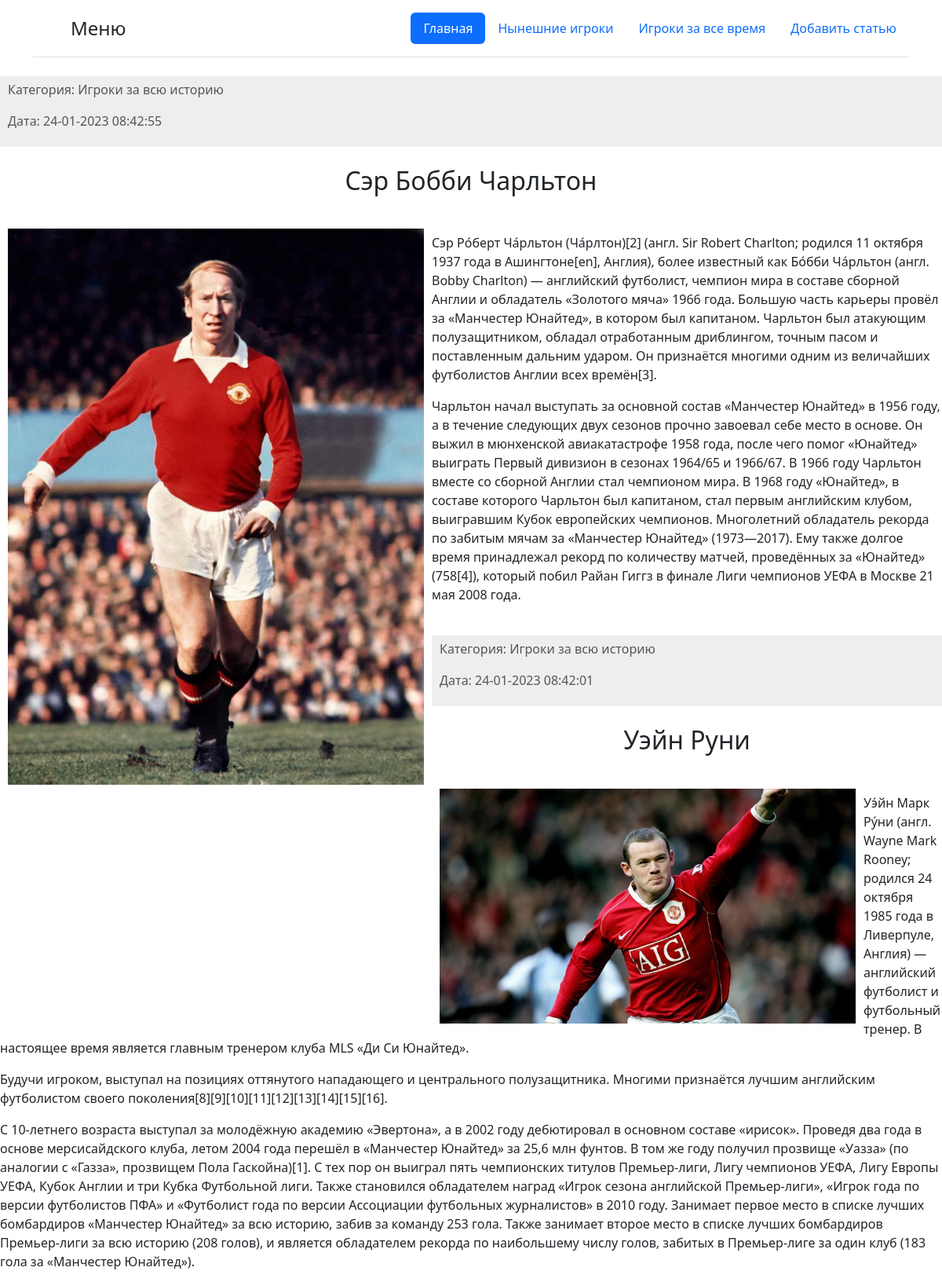
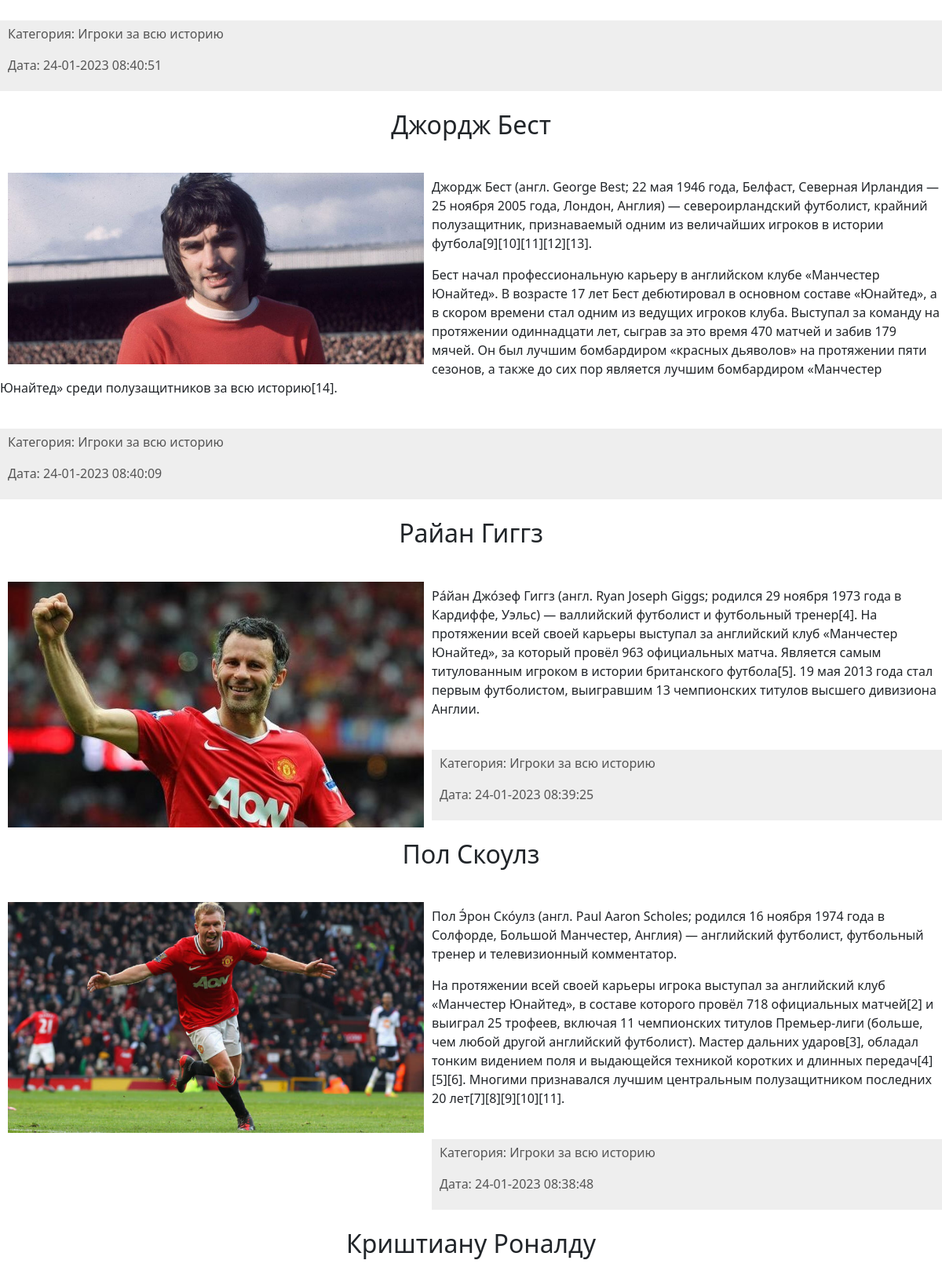
The page / (upper part) on the database its author committed (2 pictures, top to bottom).
### players/models.py (models this page shows, shortened)
class PlayersModel(models.Model):
    title = models.CharField(max_length=50, verbose_name='Игрок')
    content = models.TextField(blank=True, verbose_name='Описание')
    photo = models.ImageField(upload_to='photos/%Y/%m/%d/', verbose_name='Фотография')
    date = models.DateTimeField(auto_now_add=True, verbose_name='Дата публикации')
    is_published = models.BooleanField(default=True, verbose_name='Опубликован')
    cat = models.ForeignKey('Category', on_delete=models.PROTECT, verbose_name='Категория')
    class Meta:
        verbose_name = 'Игрок'
        verbose_name_plural = 'Игроки'
        ordering = ['-date']

class Category(models.Model):
    name = models.CharField(max_length=100, db_index=True, verbose_name='Категория')
    def __str__(self):
        return self.name
    class Meta:
        verbose_name = 'Категория'
        verbose_name_plural = 'Категории'

### players/views.py (the view)
# urls.py: path('', views.home, name='home'),
def home(request):
    posts = PlayersModel.objects.all()
    context = {'posts': posts}
    return render(request, 'players/home.html', context=context)

### players/templates/players/home.html (shortened to what this page needs)
{% load static %}
<!DOCTYPE html>
<html lang="ru">
<head>
    <link rel="stylesheet" href="{% static 'players/css/style.css' %}">
    <link href="https://cdn.jsdelivr.net/npm/bootstrap@5.3.0-alpha1/dist/css/bootstrap.min.css" rel="stylesheet">
</head>
<body>
    <div class="container">
    <header class="d-flex flex-wrap justify-content-center py-3 mb-4 border-bottom">
      <a href="/" class="d-flex align-items-center mb-3 mb-md-0 me-md-auto text-dark text-decoration-none">
        <svg class="bi me-2" width="40" height="32"><use xlink:href="#bootstrap"/></svg>
        <span class="fs-4">Меню</span>
      </a>
      <ul class="nav nav-pills">
        <li class="nav-item"><a href="{% url 'home' %}" class="nav-link active" aria-current="page">Главная</a></li>
        <li class="nav-item"><a href="{% url 'players_now' %}" class="nav-link">Нынешние игроки</a></li>
        <li class="nav-item"><a href="{% url 'all_time_players' %}" class="nav-link">Игроки за все время</a></li>
          <li class="nav-item"><a href="{% url 'new_post' %}" class="nav-link">Добавить статью</a></li>
      </ul>
    </header>
  </div>
    {% block content %}
    <ul class="list-articles">
        {% for post in posts %}
        <li><div class="article-panel">
            <p>Категория: {{post.cat}}</p>
            <p>Дата: {{post.date|date:"d-m-Y H:i:s"}}</p>
        </div>
            <br>
            <h2>{{post.title}}</h2>
            <br>
            {% if post.photo %}
            <p><img class="img.img-article-left.thumb" src="{{post.photo.url}}"></p>
            {% endif %}
            {% autoescape on %}
            {{post.content|linebreaks}}
            {% endautoescape %}
            <br>
            {% endfor %}
        </li>
    </ul>
    {% endblock %}
</body>
</html>

### players/static/players/css/style.css (style rules this page uses)
body { font-family: Arial; margin: 0; padding: 0; height: 100%; width: 100%; }
img { max-width: 550px; height: auto; float: left; padding: 10px; }
div.article-panel { background: #eee; padding: 5px 10px 5px 10px; box-sizing: border-box; overflow: hidden; color: #555; }
ul.list-articles { list-style: none; margin: 0; padding: 0; }
h2 { text-align: center; }

### rows shown on the page
PlayersModel: cat "Игроки за всю историю", date "24-01-2023 08:42:55", title "Сэр Бобби Чарльтон", photo (picture), content "Сэр Ро́берт Ча́рльтон (Ча́рлтон)[2] (англ. Sir Robert Charlton; родился 11 октября 1937 года в Ашингтоне[en], Англия), более известный как Бо́бби Ча́рльтон (англ. Bobby Charlton) — английский футболист, чемпион мира в составе сборной Англии и обладатель «Золотого мяча» 1966 года. Большую часть карьеры провёл за «Манчестер Юнайтед», в котором был капитаном. Чарльтон был атакующим полузащитником, обладал отработанным дриблингом, точным пасом и поставленным дальним ударом. Он признаётся многими одним из величайших футболистов Англии всех времён[3]. Чарльтон начал выступать за основной состав «Манчестер Юнайтед» в 1956 году, а в течение следующих двух сезонов прочно завоевал себе место в…"
PlayersModel: cat "Игроки за всю историю", date "24-01-2023 08:42:01", title "Уэйн Руни", photo (picture), content "Уэ́йн Марк Ру́ни (англ. Wayne Mark Rooney; родился 24 октября 1985 года в Ливерпуле, Англия) — английский футболист и футбольный тренер. В настоящее время является главным тренером клуба MLS «Ди Си Юнайтед». Будучи игроком, выступал на позициях оттянутого нападающего и центрального полузащитника. Многими признаётся лучшим английским футболистом своего поколения[8][9][10][11][12][13][14][15][16]. С 10-летнего возраста выступал за молодёжную академию «Эвертона», а в 2002 году дебютировал в основном составе «ирисок». Проведя два года в основе мерсисайдского клуба, летом 2004 года перешёл в «Манчестер Юнайтед» за 25,6 млн фунтов. В том же году получил прозвище «Уазза» (по аналогии с «Газза»,…"
PlayersModel: cat "Игроки за всю историю", date "24-01-2023 08:40:51", title "Джордж Бест", photo (picture), content "Джордж Бест (англ. George Best; 22 мая 1946 года, Белфаст, Северная Ирландия — 25 ноября 2005 года, Лондон, Англия) — североирландский футболист, крайний полузащитник, признаваемый одним из величайших игроков в истории футбола[9][10][11][12][13]. Бест начал профессиональную карьеру в английском клубе «Манчестер Юнайтед». В возрасте 17 лет Бест дебютировал в основном составе «Юнайтед», а в скором времени стал одним из ведущих игроков клуба. Выступал за команду на протяжении одиннадцати лет, сыграв за это время 470 матчей и забив 179 мячей. Он был лучшим бомбардиром «красных дьяволов» на протяжении пяти сезонов, а также до сих пор является лучшим бомбардиром «Манчестер Юнайтед» среди…"
PlayersModel: cat "Игроки за всю историю", date "24-01-2023 08:40:09", title "Райан Гиггз", photo (picture), content "Ра́йан Джо́зеф Гиггз (англ. Ryan Joseph Giggs; родился 29 ноября 1973 года в Кардиффе, Уэльс) — валлийский футболист и футбольный тренер[4]. На протяжении всей своей карьеры выступал за английский клуб «Манчестер Юнайтед», за который провёл 963 официальных матча. Является самым титулованным игроком в истории британского футбола[5]. 19 мая 2013 года стал первым футболистом, выигравшим 13 чемпионских титулов высшего дивизиона Англии."
PlayersModel: cat "Игроки за всю историю", date "24-01-2023 08:39:25", title "Пол Скоулз", photo (picture), content "Пол Э́рон Ско́улз (англ. Paul Aaron Scholes; родился 16 ноября 1974 года в Солфорде, Большой Манчестер, Англия) — английский футболист, футбольный тренер и телевизионный комментатор. На протяжении всей своей карьеры игрока выступал за английский клуб «Манчестер Юнайтед», в составе которого провёл 718 официальных матчей[2] и выиграл 25 трофеев, включая 11 чемпионских титулов Премьер-лиги (больше, чем любой другой английский футболист). Мастер дальних ударов[3], обладал тонким видением поля и выдающейся техникой коротких и длинных передач[4][5][6]. Многими признавался лучшим центральным полузащитником последних 20 лет[7][8][9][10][11]."
PlayersModel: cat "Игроки за всю историю", date "24-01-2023 08:38:48", title "Криштиану Роналду"
